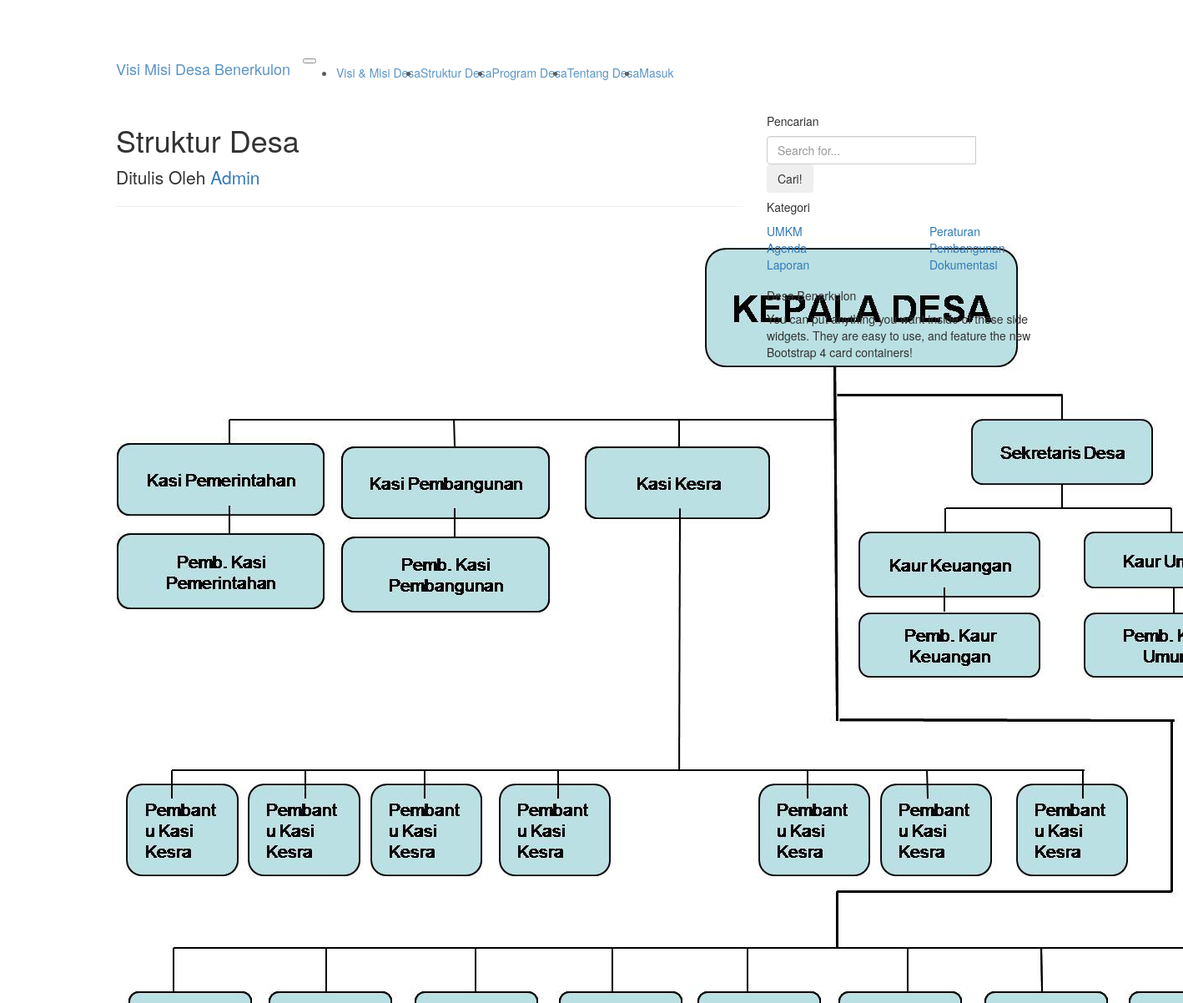
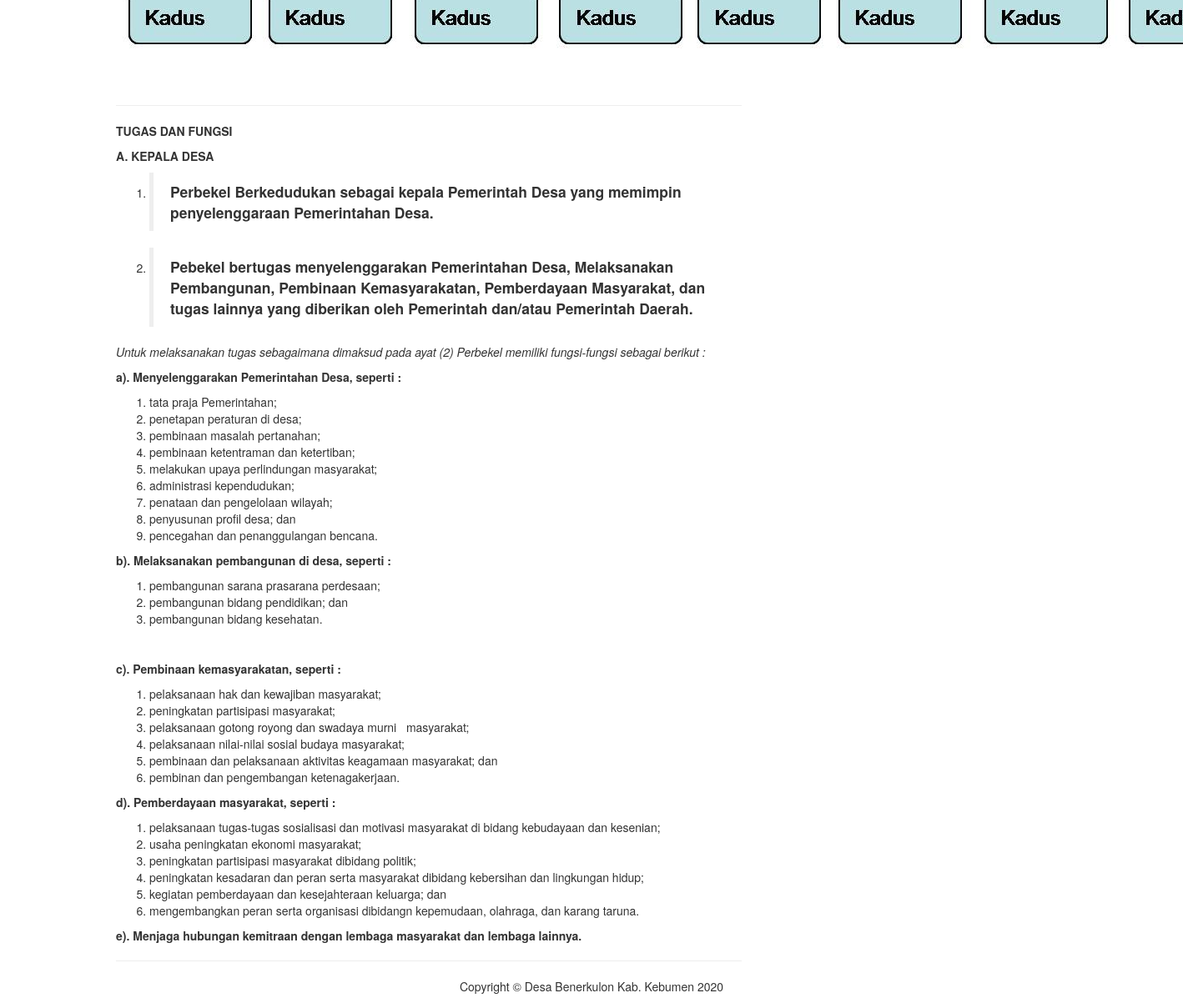
Screenshot of /index.php/post/struktur with the database file from the repository (2 pictures, top to bottom).
### tables this page shows
CREATE TABLE `struktur` (
  `id_struktur` int(11) NOT NULL,
  `foto` varchar(256) NOT NULL,
  `keterangan` text NOT NULL
);

### application/controllers/Post.php (called while the page is built, shortened)
<?php
class Post extends CI_Controller
{
    public function __construct()
    {
        $this->load->model('Visimisi_Model');
        $this->load->model('Program_Model');
        $this->load->model('Tentang_Model');
        $this->load->model('Struktur_Model');
    }
    public function struktur()
    {
        $id = 1;
        $data['struktur'] = $this->Struktur_Model->getStrukturById($id);
        $data['title'] = "Visi Misi Desa Benerkulon";
        $this->load->view('layout/p_header', $data);
        $this->load->view('post/struktur', $data);
        $this->load->view('layout/p_footer');
    }
}

### index.php (called while the page is built, shortened)
<?php
require_once BASEPATH.'core/CodeIgniter.php';

### application/models/Struktur_Model.php (called while the page is built, shortened)
<?php
class Struktur_Model extends CI_model
{
    public function getStrukturById($id)
    {
        return $this->db->get_where('struktur', ['id_struktur' => $id])->row_array();
    }
}

### application/views/post/struktur.php (the view)
<div class="container">
    <div class="row">
        <div class="col-lg-8">
            <h1 class="mt-4">Struktur Desa</h1>
            <p class="lead">
                Ditulis Oleh
                <a>Admin</a>
            </p>
            <hr>
            <img class="img-fluid rounded" src="<?= base_url('assets/dist/img/') . $struktur['foto']; ?>" alt="">
            <hr>
            <?= $struktur['keterangan']; ?>
            <hr>

### assets/css/blog-home.css (style rules this page uses)
body { padding-top: 56px; }

### rows the page displays
struktur: foto (picture), keterangan "TUGAS DAN FUNGSI A. KEPALA DESA Perbekel Berkedudukan sebagai kepala Pemerintah Desa yang memimpin penyelenggaraan Pemerintahan Desa. Pebekel bertugas menyelenggarakan Pemerintahan Desa, Melaksanakan Pembangunan, Pembinaan Kemasyarakatan, Pemberdayaan Masyarakat, dan tugas lainnya yang diberikan oleh Pemerintah dan/atau Pemerintah Daerah. Untuk melaksanakan tugas sebagaimana dimaksud pada ayat (2) Perbekel memiliki fungsi-fungsi sebagai berikut : a). Menyelenggarakan Pemerintahan Desa, seperti : tata praja Pemerintahan; penetapan peraturan di desa; pembinaan masalah pertanahan; pembinaan ketentraman dan ketertiban; melakukan upaya perlindungan masyarakat; administrasi kependudukan; penataan…"

### other values shown
$title "Visi Misi Desa Benerkulon"
